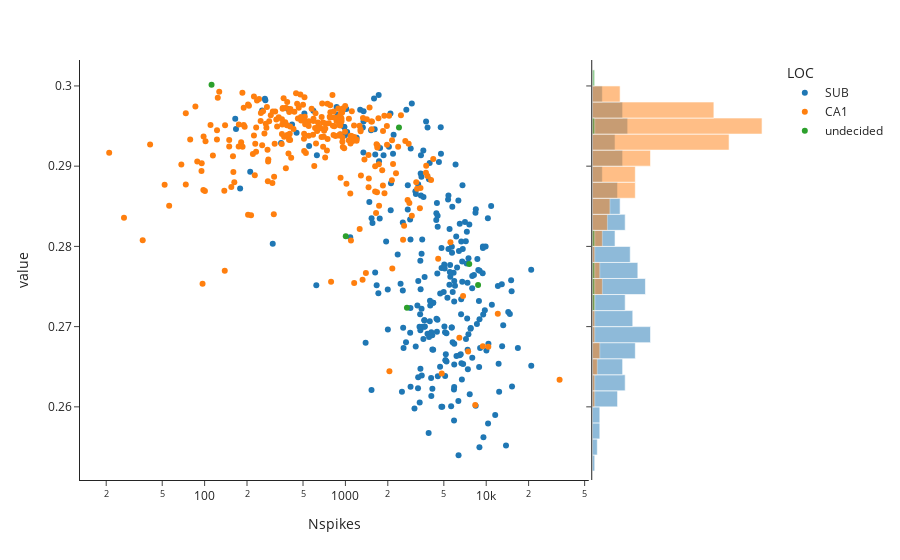

Notebook code cell kept with this figure:
### Code cell
import plotly.express as px


px.scatter(data_frame=df, x='Nspikes', y=['MSR'],color='LOC', log_x=True,hover_name="NeuID", hover_data=["RatID","task"],marginal_y='histogram',template='simple_white')

#px.scatter(data_frame=data, x='Nspikes', y=['MSR','poss_MSR'],color='LOC', log_x=True,hover_name="NeuID", hover_data=["task"],marginal_y='histogram')

### Figure 1 — Plotly figure (JSON) as saved in the notebook; plotly's stock layout.template omitted (floating-point values rounded to 4 significant figures; data arrays with more than 128 entries replaced by an {"elided": "..."} marker saying what was removed)
{"data": [{"customdata": {"elided": "265x2 mixed values"}, "hovertemplate": "<b>%{hovertext}</b><br><br>LOC=SUB<br>Nspikes=%{x}<br>value=%{y}<br>RatID=%{customdata[0]}<br>task=%{customdata[1]}<extra></extra>", "hovertext": {"elided": "265 int values"}, "legendgroup": "SUB", "marker": {"color": "#1F77B4", "symbol": "circle"}, "mode": "markers", "name": "SUB", "orientation": "v", "showlegend": true, "type": "scatter", "x": {"elided": "265 float values"}, "xaxis": "x", "y": {"elided": "265 float values"}, "yaxis": "y"}, {"alignmentgroup": "True", "bingroup": "y", "hovertemplate": "LOC=SUB<br>value=%{y}<br>count=%{x}<extra></extra>", "legendgroup": "SUB", "marker": {"color": "#1F77B4"}, "name": "SUB", "offsetgroup": "SUB", "opacity": 0.5, "showlegend": false, "type": "histogram", "xaxis": "x2", "y": {"elided": "265 float values"}, "yaxis": "y2"}, {"customdata": {"elided": "272x2 mixed values"}, "hovertemplate": "<b>%{hovertext}</b><br><br>LOC=CA1<br>Nspikes=%{x}<br>value=%{y}<br>RatID=%{customdata[0]}<br>task=%{customdata[1]}<extra></extra>", "hovertext": {"elided": "272 int values"}, "legendgroup": "CA1", "marker": {"color": "#FF7F0E", "symbol": "circle"}, "mode": "markers", "name": "CA1", "orientation": "v", "showlegend": true, "type": "scatter", "x": {"elided": "272 float values"}, "xaxis": "x", "y": {"elided": "272 float values"}, "yaxis": "y"}, {"alignmentgroup": "True", "bingroup": "y", "hovertemplate": "LOC=CA1<br>value=%{y}<br>count=%{x}<extra></extra>", "legendgroup": "CA1", "marker": {"color": "#FF7F0E"}, "name": "CA1", "offsetgroup": "CA1", "opacity": 0.5, "showlegend": false, "type": "histogram", "xaxis": "x2", "y": {"elided": "272 float values"}, "yaxis": "y2"}, {"customdata": [[24101, "fm"], [24101, "fm"], [24101, "fm"], [24101, "of"], [24101, "of"], [24101, "of"]], "hovertemplate": "<b>%{hovertext}</b><br><br>LOC=undecided<br>Nspikes=%{x}<br>value=%{y}<br>RatID=%{customdata[0]}<br>task=%{customdata[1]}<extra></extra>", "hovertext": [908, 909, 910, 913, 914, 915], "legendgroup": "undecided", "marker": {"color": "#2CA02C", "symbol": "circle"}, "mode": "markers", "name": "undecided", "orientation": "v", "showlegend": true, "type": "scatter", "x": [2401, 8755, 7576, 112, 2735, 1006], "xaxis": "x", "y": [0.2948, 0.2752, 0.2778, 0.3001, 0.2723, 0.2813], "yaxis": "y"}, {"alignmentgroup": "True", "bingroup": "y", "hovertemplate": "LOC=undecided<br>value=%{y}<br>count=%{x}<extra></extra>", "legendgroup": "undecided", "marker": {"color": "#2CA02C"}, "name": "undecided", "offsetgroup": "undecided", "opacity": 0.5, "showlegend": false, "type": "histogram", "xaxis": "x2", "y": [0.2948, 0.2752, 0.2778, 0.3001, 0.2723, 0.2813], "yaxis": "y2"}], "layout": {"barmode": "overlay", "legend": {"title": {"text": "LOC"}, "tracegroupgap": 0}, "margin": {"t": 60}, "xaxis": {"anchor": "y", "domain": [0, 0.7363], "title": {"text": "Nspikes"}, "type": "log"}, "xaxis2": {"anchor": "y2", "domain": [0.7413, 1], "matches": "x2", "showline": false, "showticklabels": false, "ticks": ""}, "yaxis": {"anchor": "x", "domain": [0, 1], "title": {"text": "value"}}, "yaxis2": {"anchor": "x2", "domain": [0, 1], "matches": "y", "showticklabels": false}}}
